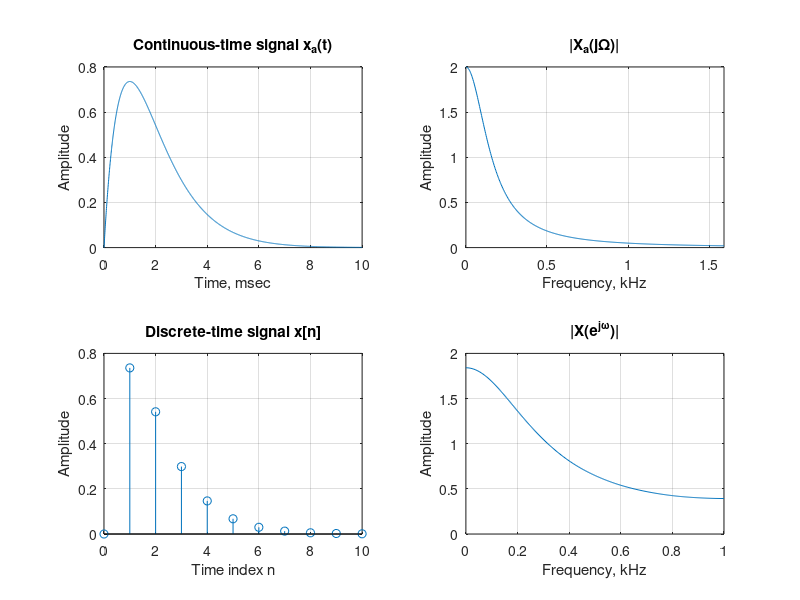

This figure's MATLAB source:
% Program P2_3
% Ilustrasi efek aliasing dalam domain frekuensi
% created by aditya ervansyah

clf;
t = 0:0.005:10;
xa = 2*t.*exp(-t);
subplot(2,2,1)
plot(t,xa);grid
xlabel('Time, msec');ylabel('Amplitude');
title('Continuous-time signal x_{a}(t)');


wa = 0:10/511:10;
ha = freqs(2,[1 2 1],wa);
subplot(2,2,2)
plot(wa/(2*pi),abs(ha));grid;
xlabel('Frequency, kHz');ylabel('Amplitude');
title('|X_{a}(j\Omega)|');
axis([0 5/pi 0 2]);


T=1;
n = 0:T:10;
xs = 2*n.*exp(-n);
k = 0:length(n)-1;
subplot(2,2,3)
stem(k,xs);grid;
xlabel('Time index n');ylabel('Amplitude');
title('Discrete-time signal x[n]');

subplot(2,2,4)
wd = 0:pi/255:pi;
hd = freqz(xs,1,wd);
plot(wd/(T*pi), T*abs(hd));grid;
xlabel('Frequency, kHz');ylabel('Amplitude');
title('|X(e^{j\omega})|');
axis([0 1/T 0 2])